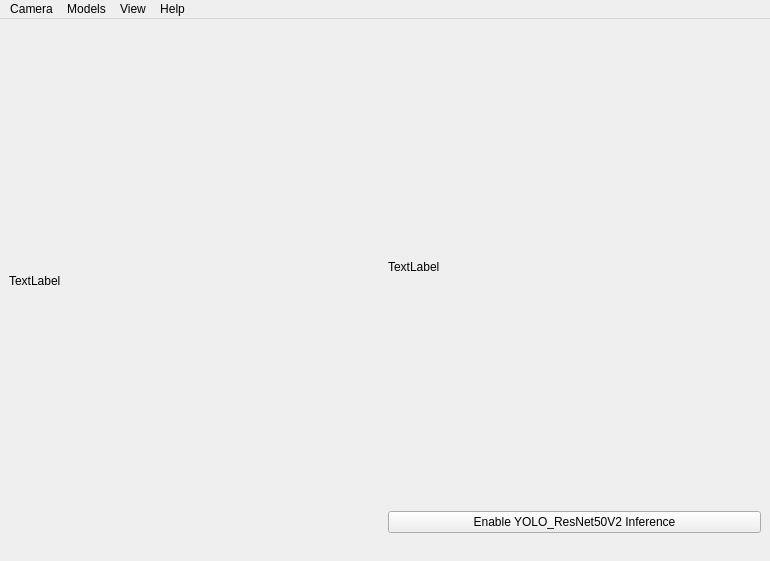
<?xml version="1.0" encoding="UTF-8"?>
<ui version="4.0">
 <class>MainWindow</class>
 <widget class="QMainWindow" name="MainWindow">
  <property name="geometry">
   <rect>
    <x>0</x>
    <y>0</y>
    <width>770</width>
    <height>561</height>
   </rect>
  </property>
  <property name="windowTitle">
   <string>MainWindow</string>
  </property>
  <widget class="QWidget" name="centralwidget">
   <layout class="QHBoxLayout" name="horizontalLayout">
    <item>
     <layout class="QVBoxLayout" name="verticalLayout">
      <item>
       <widget class="QLabel" name="Vid_label">
        <property name="text">
         <string>TextLabel</string>
        </property>
       </widget>
      </item>
     </layout>
    </item>
    <item>
     <layout class="QVBoxLayout" name="verticalLayout_2">
      <item>
       <widget class="QLabel" name="label">
        <property name="text">
         <string>TextLabel</string>
        </property>
       </widget>
      </item>
      <item>
       <widget class="QPushButton" name="Inference_Button">
        <property name="text">
         <string>Enable YOLO_ResNet50V2 Inference</string>
        </property>
       </widget>
      </item>
     </layout>
    </item>
   </layout>
  </widget>
  <widget class="QMenuBar" name="menubar">
   <property name="geometry">
    <rect>
     <x>0</x>
     <y>0</y>
     <width>770</width>
     <height>22</height>
    </rect>
   </property>
   <widget class="QMenu" name="menuCamera">
    <property name="title">
     <string>Camera</string>
    </property>
    <addaction name="separator"/>
    <addaction name="actionRefresh"/>
   </widget>
   <widget class="QMenu" name="menuView">
    <property name="title">
     <string>View</string>
    </property>
   </widget>
   <widget class="QMenu" name="menuHelp">
    <property name="title">
     <string>Help</string>
    </property>
   </widget>
   <widget class="QMenu" name="menuModels">
    <property name="title">
     <string>Models</string>
    </property>
    <addaction name="actionLoad_YOLO"/>
    <addaction name="actionLoad_ResNet"/>
   </widget>
   <addaction name="menuCamera"/>
   <addaction name="menuModels"/>
   <addaction name="menuView"/>
   <addaction name="menuHelp"/>
  </widget>
  <widget class="QStatusBar" name="statusbar">
   <property name="sizeGripEnabled">
    <bool>false</bool>
   </property>
  </widget>
  <action name="actionRefresh">
   <property name="text">
    <string>Refresh</string>
   </property>
  </action>
  <action name="actionHi">
   <property name="text">
    <string>Hi</string>
   </property>
  </action>
  <action name="actionVideo_Inference">
   <property name="text">
    <string>Video Inference</string>
   </property>
  </action>
  <action name="actionSet_YOLO_Model">
   <property name="text">
    <string>Set YOLO Model</string>
   </property>
  </action>
  <action name="actionSet_ResNet50V2_Model">
   <property name="text">
    <string>Set ResNet50V2 Model</string>
   </property>
  </action>
  <action name="actionLoad_YOLO">
   <property name="text">
    <string>Load a YOLO Model</string>
   </property>
  </action>
  <action name="actionLoad_ResNet">
   <property name="text">
    <string>Load a ResNet50v2 Model</string>
   </property>
  </action>
 </widget>
 <resources/>
 <connections/>
</ui>
